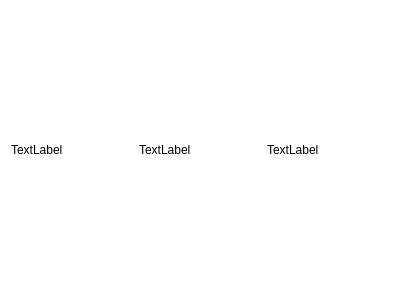
<?xml version="1.0" encoding="UTF-8"?>
<ui version="4.0">
 <class>popup</class>
 <widget class="QWidget" name="popup">
  <property name="geometry">
   <rect>
    <x>0</x>
    <y>0</y>
    <width>400</width>
    <height>300</height>
   </rect>
  </property>
  <property name="windowTitle">
   <string>Form</string>
  </property>
  <property name="styleSheet">
   <string notr="true">QWidget#popup{
	border:1px solid #FFFFFF;
	border-radius:7px;
	background-color:#FFFFFF;
}</string>
  </property>
  <layout class="QHBoxLayout" name="horizontalLayout">
   <item>
    <widget class="QLabel" name="label">
     <property name="text">
      <string>TextLabel</string>
     </property>
    </widget>
   </item>
   <item>
    <widget class="QLabel" name="label_2">
     <property name="text">
      <string>TextLabel</string>
     </property>
    </widget>
   </item>
   <item>
    <widget class="QLabel" name="label_3">
     <property name="text">
      <string>TextLabel</string>
     </property>
    </widget>
   </item>
  </layout>
 </widget>
 <resources/>
 <connections/>
</ui>
